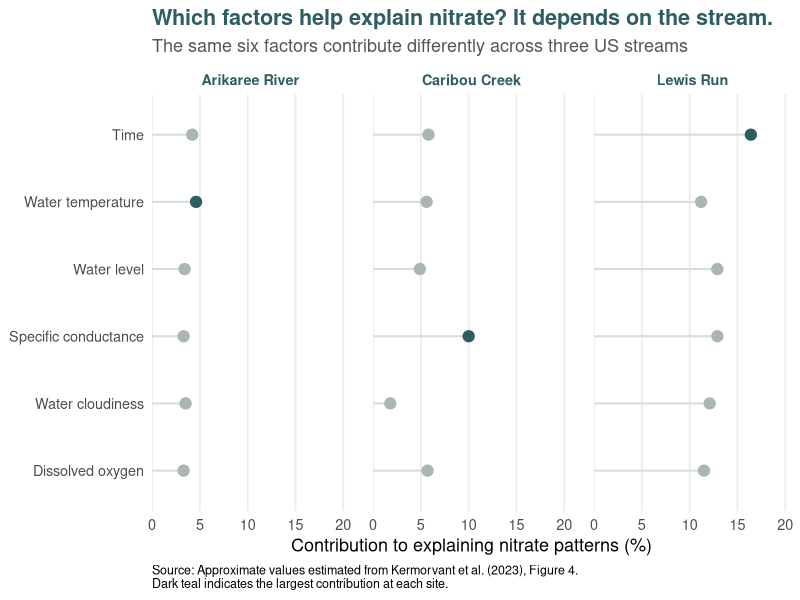

The R script that drew this image:
## ---- chunk 1
#| label: fig-variable-importance
#| fig-cap: "Relative importance of six factors in explaining nitrate patterns across three freshwater streams. Approximate values digitised visually from Kermorvant et al. (2023), Figure 4."
#| echo: false
#| warning: false
#| message: false
#| fig-width: 10
#| fig-height: 5

library(tidyverse)

# Approximate values visually estimated from Kermorvant et al. (2023), Figure 4
importance_data <- tribble(
  ~site, ~variable, ~importance,
  "Arikaree River", "Time", 4.2,
  "Arikaree River", "Water temperature", 4.6,
  "Arikaree River", "Water level", 3.4,
  "Arikaree River", "Specific conductance", 3.3,
  "Arikaree River", "Water cloudiness", 3.5,
  "Arikaree River", "Dissolved oxygen", 3.3,

  "Caribou Creek", "Time", 5.8,
  "Caribou Creek", "Water temperature", 5.6,
  "Caribou Creek", "Water level", 4.9,
  "Caribou Creek", "Specific conductance", 10.0,
  "Caribou Creek", "Water cloudiness", 1.8,
  "Caribou Creek", "Dissolved oxygen", 5.7,

  "Lewis Run", "Time", 16.4,
  "Lewis Run", "Water temperature", 11.2,
  "Lewis Run", "Water level", 12.9,
  "Lewis Run", "Specific conductance", 12.9,
  "Lewis Run", "Water cloudiness", 12.1,
  "Lewis Run", "Dissolved oxygen", 11.5
)

# Highlight the most important factor within each stream
plot_data <- importance_data |>
  group_by(site) |>
  mutate(
    highest = importance == max(importance)
  ) |>
  ungroup() |>
  mutate(
    variable = factor(
      variable,
      levels = rev(c(
        "Time",
        "Water temperature",
        "Water level",
        "Specific conductance",
        "Water cloudiness",
        "Dissolved oxygen"
      ))
    ),
    site = factor(
      site,
      levels = c("Arikaree River", "Caribou Creek", "Lewis Run")
    )
  )

ggplot(plot_data, aes(x = importance, y = variable)) +
  geom_segment(
    aes(x = 0, xend = importance, yend = variable),
    colour = "#D5DEDD",
    linewidth = 0.7
  ) +
  geom_point(
    aes(colour = highest),
    size = 3.5
  ) +
  facet_wrap(~site, ncol = 3) +
  scale_colour_manual(
    values = c("FALSE" = "#AAB5B4", "TRUE" = "#2F5D62"),
    guide = "none"
  ) +
  scale_x_continuous(
    limits = c(0, 20),
    breaks = seq(0, 20, 5),
    expand = expansion(mult = c(0, 0.03))
  ) +
    labs(
        title = "Which factors help explain nitrate? It depends on the stream.",
        subtitle = "The same six factors contribute differently across three US streams",
        x = "Contribution to explaining nitrate patterns (%)",
        y = NULL,
        caption = paste(
            "Source: Approximate values estimated from Kermorvant et al. (2023), Figure 4.",
            "Dark teal indicates the largest contribution at each site.",
            sep = "\n"
        )
    ) +
  theme_minimal(base_size = 13) +
  theme(
    plot.title = element_text(face = "bold", colour = "#2F5D62"),
    plot.subtitle = element_text(colour = "#555555"),
    strip.text = element_text(face = "bold", colour = "#2F5D62"),
    panel.grid.major.y = element_blank(),
    panel.grid.minor = element_blank(),
    legend.position = "none",
    plot.caption = element_text(hjust = 0, size = 9),
    panel.spacing = unit(1.2, "lines")
  )
